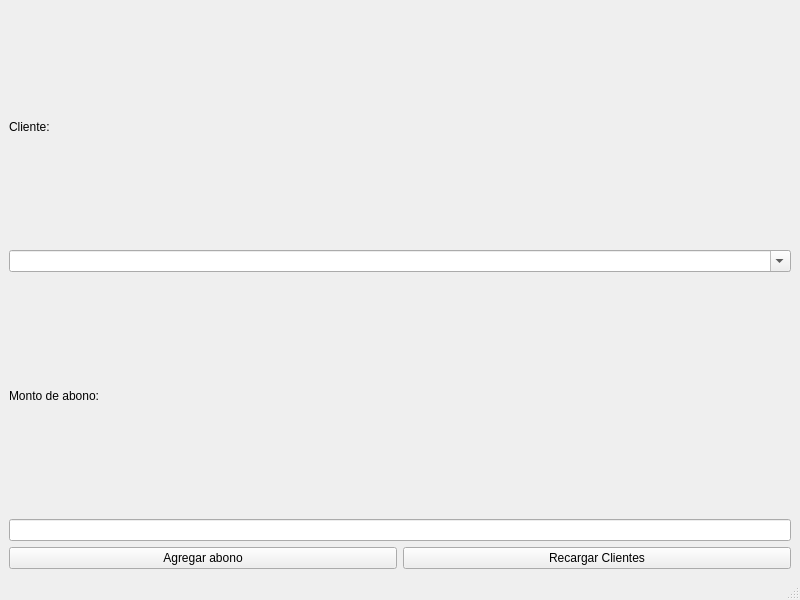
<?xml version="1.0" encoding="UTF-8"?>
<ui version="4.0">
 <class>AbonarWindow</class>
 <widget class="QMainWindow" name="AbonarWindow">
  <property name="geometry">
   <rect>
    <x>0</x>
    <y>0</y>
    <width>800</width>
    <height>600</height>
   </rect>
  </property>
  <property name="windowTitle">
   <string>MainWindow</string>
  </property>
  <widget class="QWidget" name="centralwidget">
   <layout class="QGridLayout" name="gridLayout">
    <item row="2" column="0">
     <widget class="QLabel" name="label_2">
      <property name="text">
       <string>Monto de abono:</string>
      </property>
     </widget>
    </item>
    <item row="1" column="0">
     <widget class="QComboBox" name="ClienteComboBox">
      <property name="editable">
       <bool>true</bool>
      </property>
     </widget>
    </item>
    <item row="3" column="0">
     <widget class="QLineEdit" name="MontoAbonoLine"/>
    </item>
    <item row="0" column="0">
     <widget class="QLabel" name="label">
      <property name="text">
       <string>Cliente:</string>
      </property>
     </widget>
    </item>
    <item row="4" column="0">
     <layout class="QHBoxLayout" name="horizontalLayout">
      <item>
       <widget class="QPushButton" name="AgregarAbonoButton">
        <property name="text">
         <string>Agregar abono</string>
        </property>
       </widget>
      </item>
      <item>
       <widget class="QPushButton" name="RecargarClientesButton">
        <property name="text">
         <string>Recargar Clientes</string>
        </property>
       </widget>
      </item>
     </layout>
    </item>
   </layout>
  </widget>
  <widget class="QMenuBar" name="menubar">
   <property name="geometry">
    <rect>
     <x>0</x>
     <y>0</y>
     <width>800</width>
     <height>26</height>
    </rect>
   </property>
  </widget>
  <widget class="QStatusBar" name="statusbar"/>
 </widget>
 <resources/>
 <connections/>
</ui>
